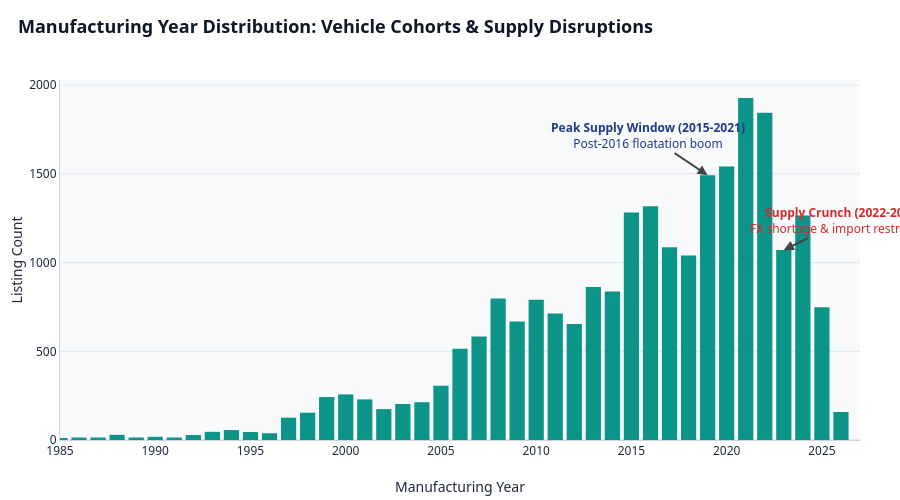

Here is the notebook cell this chart was saved with:
### Markdown cell above
**Analytical Takeaway (Chart A5):**
- **Automatic Dominance**: Overall, **Automatic transmission** commands **81.9% (19,278 listings)** of the market, while **Manual** accounts for **18.1% (4,257 listings)**. This is a direct consequence of heavy Cairo congestion encouraging automatic gearboxes.
- **Fuel Composition**: Gasoline/Petrol is overwhelming (95.3% of all listings). Diesel (674 listings) is primarily restricted to commercial vans and heavy pickups. Electric (213 listings) and Hybrid (212 listings) are emerging high-end segments; notably, 100% of Electric and Hybrid vehicles are automatic.

### Code cell
# Chart A6: Manufacturing Year Distribution & Historical Supply Fleet
year_counts = df['Year'].value_counts().sort_index().reset_index()
year_counts.columns = ['Year', 'Count']

fig_a6 = go.Figure()

fig_a6.add_trace(go.Bar(
    x=year_counts['Year'],
    y=year_counts['Count'],
    marker_color=ACCENT_TEAL,
    hovertemplate="Year: %{x}<br>Listings: %{y:,d}<extra></extra>"
))

# Annotations for key macroeconomic epochs
fig_a6.add_annotation(
    x=2019, y=year_counts[year_counts['Year'] == 2019]['Count'].values[0],
    text="<b>Peak Supply Window (2015-2021)</b><br>Post-2016 floatation boom",
    showarrow=True, arrowhead=2, ax=-60, ay=-40, font=dict(color=PRIMARY_BLUE)
)

fig_a6.add_annotation(
    x=2023, y=year_counts[year_counts['Year'] == 2023]['Count'].values[0],
    text="<b>Supply Crunch (2022-2024)</b><br>FX shortage & import restrictions",
    showarrow=True, arrowhead=2, ax=60, ay=-30, font=dict(color=CRIMSON_RED)
)

fig_a6.update_layout(
    title_text="<b>Manufacturing Year Distribution: Vehicle Cohorts & Supply Disruptions</b>",
    xaxis=dict(title="Manufacturing Year", range=[1985, 2027], dtick=5),
    yaxis=dict(title="Listing Count", gridcolor="#E2E8F0")
)

save_and_show(fig_a6, "A6_manufacturing_year_distribution.html", height=500)

### Figure 1 — Plotly figure (JSON) as saved in the notebook; plotly's stock layout.template omitted (floating-point values rounded to 4 significant figures)
{"data": [{"hovertemplate": "Year: %{x}<br>Listings: %{y:,d}<extra></extra>", "marker": {"color": "#0D9488"}, "type": "bar", "x": [1964, 1968, 1969, 1970, 1972, 1973, 1974, 1975, 1976, 1977, 1978, 1979, 1980, 1981, 1982, 1983, 1984, 1985, 1986, 1987, 1988, 1989, 1990, 1991, 1992, 1993, 1994, 1995, 1996, 1997, 1998, 1999, 2000, 2001, 2002, 2003, 2004, 2005, 2006, 2007, 2008, 2009, 2010, 2011, 2012, 2013, 2014, 2015, 2016, 2017, 2018, 2019, 2020, 2021, 2022, 2023, 2024, 2025, 2026], "y": [1, 1, 1, 1, 3, 1, 6, 3, 7, 11, 5, 10, 5, 12, 13, 9, 15, 11, 14, 14, 29, 14, 18, 14, 28, 46, 56, 45, 38, 126, 154, 242, 257, 229, 174, 203, 213, 306, 515, 584, 797, 668, 791, 713, 654, 862, 837, 1283, 1318, 1087, 1040, 1493, 1542, 1928, 1845, 1071, 1265, 749, 158]}], "layout": {"annotations": [{"arrowhead": 2, "ax": -60, "ay": -40, "font": {"color": "#1E3A8A"}, "showarrow": true, "text": "<b>Peak Supply Window (2015-2021)</b><br>Post-2016 floatation boom", "x": 2019, "y": 1493}, {"arrowhead": 2, "ax": 60, "ay": -30, "font": {"color": "#DC2626"}, "showarrow": true, "text": "<b>Supply Crunch (2022-2024)</b><br>FX shortage & import restrictions", "x": 2023, "y": 1071}], "height": 500, "margin": {"b": 60, "l": 60, "r": 40, "t": 80}, "title": {"text": "<b>Manufacturing Year Distribution: Vehicle Cohorts & Supply Disruptions</b>"}, "xaxis": {"dtick": 5, "range": [1985, 2027], "title": {"text": "Manufacturing Year"}}, "yaxis": {"gridcolor": "#E2E8F0", "title": {"text": "Listing Count"}}}}
